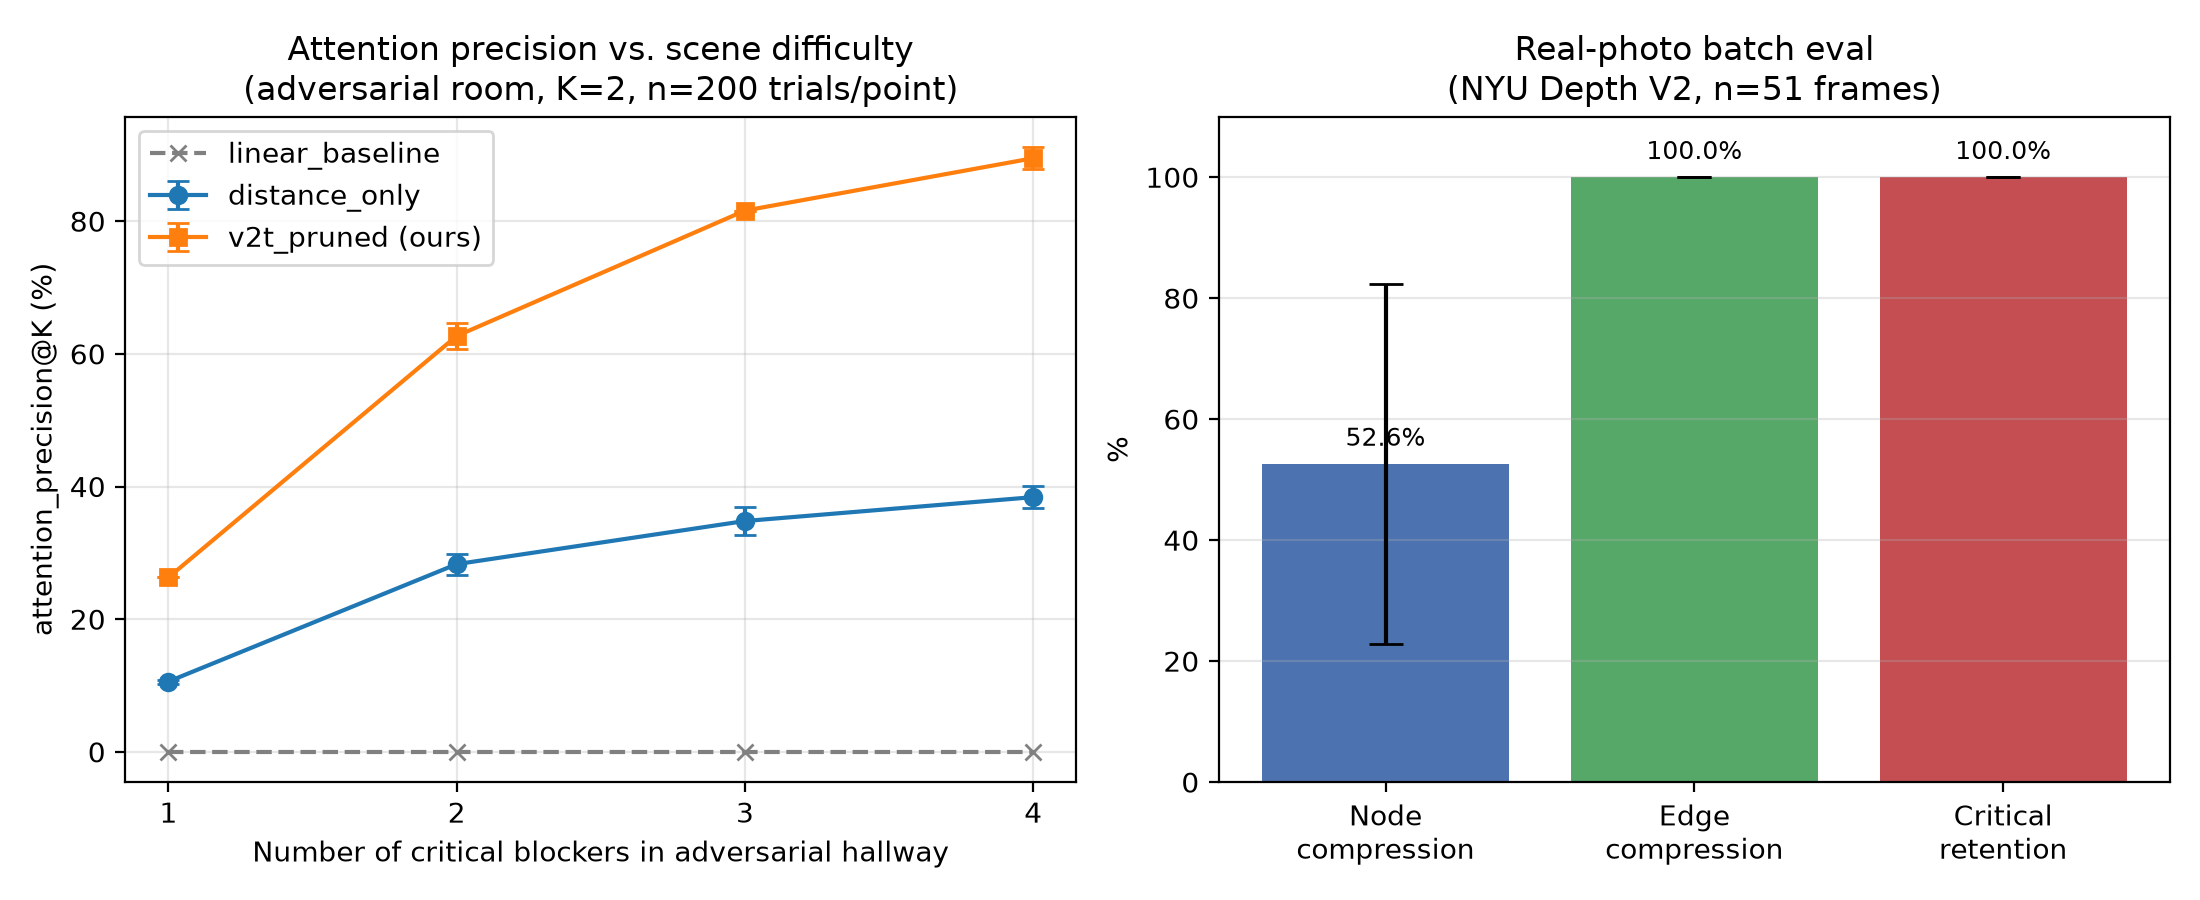

This figure's Python source:
"""
Generates results_figure.png (two-panel results plot) from:
  1. simulate_walk.py's multi-blocker adversarial ablation output
     (hardcoded below -- copy fresh numbers out of simulate_walk.py's
     stdout if you re-run the ablation with different params)
  2. results.json -- the aggregate block produced by eval/batch_eval.py's
     real NYU Depth V2 batch run

Usage:
    python generate_results_figure.py --results-json results.json --out results_figure.png
"""

from __future__ import annotations

import argparse
import json

import matplotlib
matplotlib.use("Agg")
import matplotlib.pyplot as plt

# --- Panel 1 data: from simulate_walk.py's adversarial ablation, n_blockers=1..4 ---
# (attention_precision@K, K=2, 200 trials/point -- see run_comparison() in simulate_walk.py)
N_BLOCKERS = [1, 2, 3, 4]
DISTANCE_ONLY_MEAN = [10.6, 28.3, 34.8, 38.4]
DISTANCE_ONLY_STD = [0.3, 1.6, 2.1, 1.7]
V2T_MEAN = [26.3, 62.7, 81.6, 89.5]
V2T_STD = [0.0, 2.0, 0.0, 1.7]
LINEAR_MEAN = [0.0, 0.0, 0.0, 0.0]


def build_figure(results_json_path: str, out_path: str) -> None:
    fig, axes = plt.subplots(1, 2, figsize=(11, 4.5))

    # --- Panel 1: attention_precision@K vs scene difficulty ---
    ax = axes[0]
    ax.errorbar(
        N_BLOCKERS, DISTANCE_ONLY_MEAN, yerr=DISTANCE_ONLY_STD,
        marker="o", capsize=4, label="distance_only",
    )
    ax.errorbar(
        N_BLOCKERS, V2T_MEAN, yerr=V2T_STD,
        marker="s", capsize=4, label="v2t_pruned (ours)",
    )
    ax.plot(
        N_BLOCKERS, LINEAR_MEAN,
        marker="x", linestyle="--", color="gray", label="linear_baseline",
    )
    ax.set_xlabel("Number of critical blockers in adversarial hallway")
    ax.set_ylabel("attention_precision@K (%)")
    ax.set_title(
        "Attention precision vs. scene difficulty\n"
        "(adversarial room, K=2, n=200 trials/point)"
    )
    ax.set_xticks(N_BLOCKERS)
    ax.legend()
    ax.grid(alpha=0.3)

    # --- Panel 2: real-photo batch_eval aggregate (from results.json) ---
    with open(results_json_path) as f:
        d = json.load(f)
    agg = d["aggregate"]

    ax2 = axes[1]
    labels = ["Node\ncompression", "Edge\ncompression", "Critical\nretention"]
    means = [
        agg["node_compression"]["mean"] * 100,
        agg["edge_compression"]["mean"] * 100,
        agg["critical_retention"]["mean"] * 100,
    ]
    stds = [
        agg["node_compression"]["std"] * 100,
        agg["edge_compression"]["std"] * 100,
        agg["critical_retention"]["std"] * 100,
    ]
    bars = ax2.bar(labels, means, yerr=stds, capsize=6, color=["#4C72B0", "#55A868", "#C44E52"])
    ax2.set_ylabel("%")
    ax2.set_ylim(0, 110)
    ax2.set_title(f"Real-photo batch eval\n(NYU Depth V2, n={agg['n_frames']} frames)")
    for bar, m in zip(bars, means):
        ax2.text(bar.get_x() + bar.get_width() / 2, m + 3, f"{m:.1f}%", ha="center", fontsize=9)
    ax2.grid(alpha=0.3, axis="y")

    plt.tight_layout()
    plt.savefig(out_path, dpi=200)
    print(f"Saved {out_path}")


if __name__ == "__main__":
    parser = argparse.ArgumentParser()
    parser.add_argument("--results-json", default="results.json", help="path to batch_eval.py output")
    parser.add_argument("--out", default="results_figure.png")
    args = parser.parse_args()
    build_figure(args.results_json, args.out)
